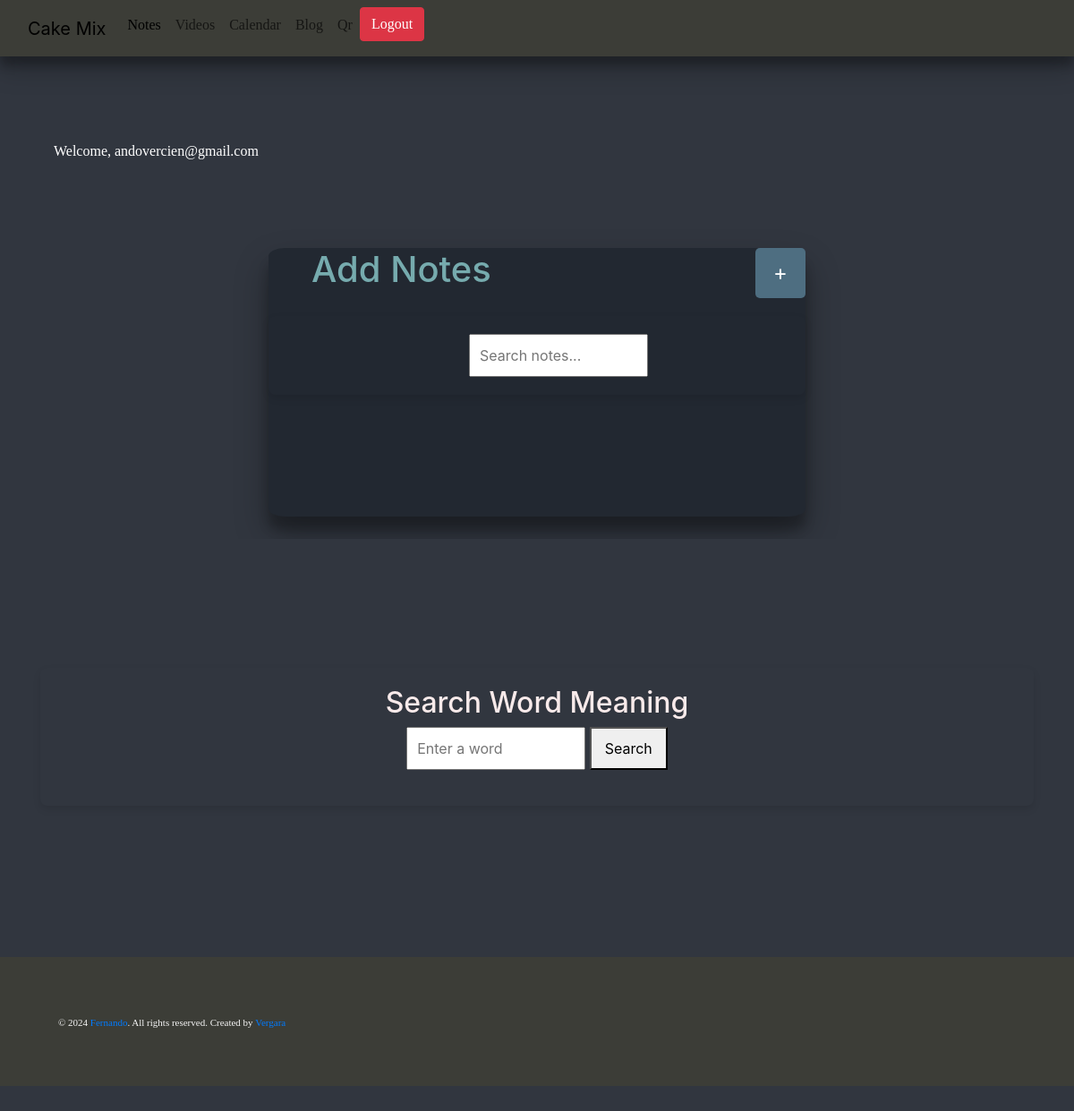
Page /dashboard (signed in) on the earlier database version.
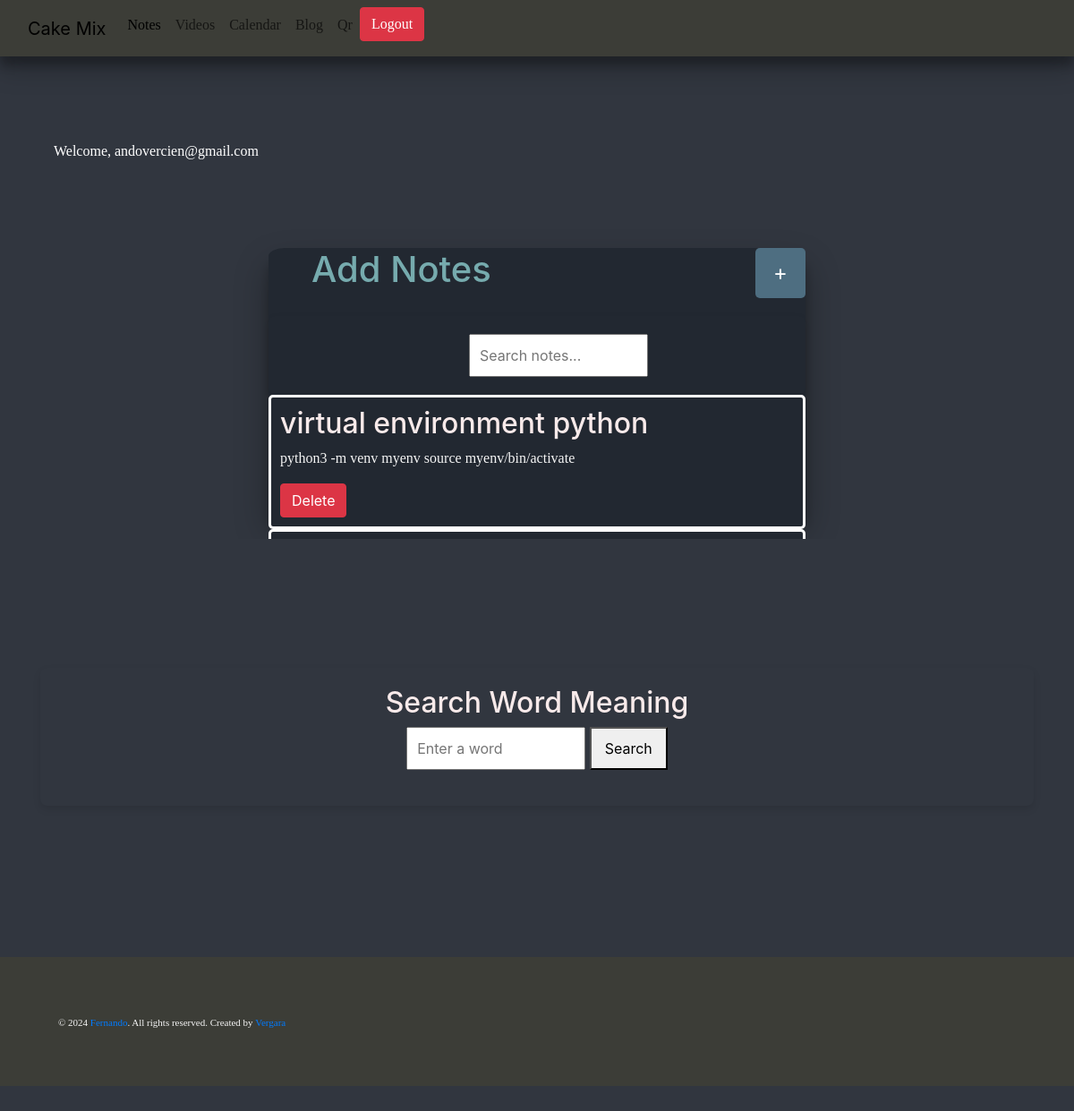
Same page on the later database version.
### app.py (models this page shows, shortened)
class User(db.Model):
    id = db.Column(db.Integer, primary_key=True)
    username = db.Column(db.String(150), unique=True, nullable=False)
    password_hash = db.Column(db.String(150), nullable=True)

class Note(db.Model):
    id = db.Column(db.Integer, primary_key=True)
    title = db.Column(db.String(200), nullable=False)
    description = db.Column(db.Text, nullable=False)
    date = db.Column(db.DateTime, nullable=False)
    importance = db.Column(db.String(50), nullable=False)

### app.py (the view)
@app.route('/dashboard')
def dashboard():
    if 'username' in session:
        user = User.query.filter_by(username=session['username']).first()
        search_query = request.args.get('search', '').strip()
        if search_query:
            notes = Note.query.filter(
                or_(
                    Note.title.ilike(f'%{search_query}%'),
                    Note.description.ilike(f'%{search_query}%')
                )
            ).all()
        else:
            notes = Note.query.all()
        return render_template('dashboard.html', user=user, notes=notes)
    return redirect(url_for('login_google'))

### templates/dashboard.html (shortened to what this page needs)
{% extends "base.html" %}
{% block content %}
<body>
<div class="container">
    <p style="color: white;">Welcome, {{ user.username }}</p>
<main>
    <div class="main-container" style="height: 300px;">
        <div class="top">
            <h1 class="_titles">Add Notes</h1>
            <button class="add">+</button>
        </div>
        <div class="search-container">
            <input type="text" id="search-input" placeholder="Search notes..." value="{{ request.args.get('search', '') }}">
        </div>
        <div id="notes-container">
            {% for note in notes %}
                <div class="notes">
                    <h2>{{ note.title }}</h2>
                    <p>{{ note.description }}</p>
                    <a href="{{ url_for('delete_note', id=note.id) }}" class="btn btn-danger">Delete</a>
                </div>
            {% endfor %}
        </div>
    </div>
</div>
<section>
<div class="search-container">
    <h2>Search Word Meaning</h2>
    <input type="text" id="wordInput" placeholder="Enter a word">
    <button onclick="searchMeaning()">Search</button>
</div>
</section>
<footer>
    <div class="mini-footer">
        <div class="container">
          <div class="row">
            <div class="col-md-12">
              <div class="copyright-text">
                <p>© 2024
                  <a href="#">Fernando</a>. All rights reserved. Created by
                  <a href="#">Vergara</a>
                </p>
              </div>
            </div>
          </div>
        </div>
      </div>
  </footer>
{% endblock %}

### templates/base.html (shortened to what this page needs)
<!DOCTYPE html>
<html lang="en">
<head>
    <link href="https://cdn.jsdelivr.net/npm/bootstrap@5.3.3/dist/css/bootstrap.min.css" rel="stylesheet">
    <link rel="stylesheet" href="{{ url_for('static', filename='css/dashboard.css') }}">
    <link rel="stylesheet" href="{{ url_for('static', filename='css/styles.css') }}">
    <link rel="stylesheet" href="{{ url_for('static', filename='css/videos.css') }}">
    <link rel="stylesheet" href="https://stackpath.bootstrapcdn.com/bootstrap/4.5.2/css/bootstrap.min.css">
</head>
<body style="background-color:#31363F;">
    <nav class="navbar navbar-expand-lg bg-body-tertiary" style="background-color: #3C3D37!important;">
        <div class="container-fluid">
          <div class="collapse navbar-collapse" id="navbarTogglerDemo01">
            <a class="navbar-brand" href="#">Cake Mix</a>
            <ul class="navbar-nav me-auto mb-2 mb-lg-0">
              <li class="nav-item">
                <a class="nav-link active" aria-current="page" href="{{ url_for('dashboard') }}">Notes</a>
              </li>
              <li class="nav-item">
                <a class="nav-link" href="{{ url_for('videos') }}">Videos</a>
              </li>
              <li class="nav-item">
                <a class="nav-link" href="{{ url_for('calendar') }}">Calendar</a>
              </li>
              <li class="nav-item">
                <a class="nav-link" href="{{ url_for('blog') }}">Blog</a>
              </li>
              <li class="nav-item">
              <a class="nav-link" href="{{ url_for('qr_scanner') }}">Qr</a>
              </li>
              <li class="nav-item">
                <a href="{{ url_for('logout') }}" class="btn btn-danger">Logout</a>
              </li>
            </ul>
          </div>
        </div>
      </nav>
    <div class="container mt-4">
        {% block content %}{% endblock %}
    </div>
</body>
</html>

### static/css/dashboard.css (style rules this page uses)
.container { max-width: 100%; overflow-x: hidden; }
h2 { color: white; }
.main-container { display: flex; background-color: #222831; box-shadow: rgba(0, 0, 0, 0.3) 0px 19px 38px, rgba(0, 0, 0, 0.22) 0px 15px 12px;flex-direction: column; width: 90%; max-width: 600px; padding: 3rem auto; margin: auto; border-radius: 3%; }
div.notes { border: 3px solid white; }
input#search-input { overflow: visible; margin-left: 3rem; }
.top { display: flex; justify-content: space-between; align-items: center; margin-bottom: 20px; }
.add { font-size: 24px; background-color: #4E6E81; color: #fff; border: none; border-radius: 5px; padding: 10px 20px; cursor: pointer; }
#notes-container .notes { background-color: #222831; padding: 10px; border-radius: 5px; }
._titles { margin-left: 3rem; color: #76ABAE; }
p { color: whitesmoke; }
main { margin-top:6rem; }
section { margin-bottom: 18rem; }
.search-container { text-align: center; padding: 20px; background: none; border-radius: 8px; box-shadow: 0 4px 8px rgba(0, 0, 0, 0.1); }
input { padding: 10px; width: 200px; font-size: 16px; }
button { padding: 10px 15px; font-size: 16px; margin-left: 5px; cursor: pointer; }
* { margin: 0; padding: 0; }
.row { max-width: 1146px; padding: 20px 20px 40px; margin: 0 auto; }
footer { position: absolute; background-color: #242424; margin-top: 6rem; bottom: 0; right: 0; left: 0; font-family: 'Arial', sans-serif; font-size: 11px; }

### static/css/styles.css (style rules this page uses)
body { position: relative; height: auto; background-color: #31363F; }
nav { background-color: #697565; color: #ddd; box-shadow: rgba(0, 0, 0, 0.25) 0px 14px 28px, rgba(0, 0, 0, 0.22) 0px 10px 10px; }
.navbar { background-color: #3C3D37; }
footer { background-color: #3C3D37; position:absolute!important; height: 9rem; bottom: 0!important; left: 0; right: 0; margin-bottom: 0; }
section { margin-top: 9rem; }
h1, h2, h3, h4 { line-height: 1.2; color: #f8eaea; }
p, li { font-family: Georgia, serif; }
a { color: #265f66; }
ul { list-style-type: none; padding: 0; }
li { margin-bottom: 7px; }

### static/css/videos.css (style rules this page uses)
.container { margin:20px auto; padding:25px 5px; min-height:200px; max-width:500px; background:transparent; align-items: middle; }

Differences in the rows shown:
added Note: title "virtual environment python", description "python3 -m venv myenv source myenv/bin/activate"
